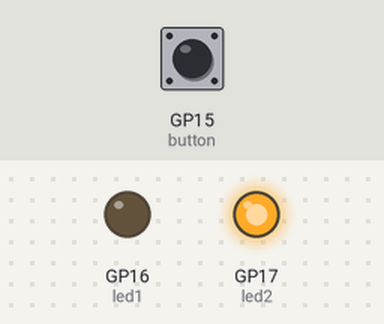
A program run on a simulated Raspberry Pi Pico running MicroPython. Shown: output pins drawn as LEDs (lit = HIGH). The test bench sets the inputs (shaded band); at power-on: GP15 (button) LOW.

Above: at 1.2 s.
1.3 s: GP15 (button) pulled HIGH for 3.2 s
At 5.5 s:
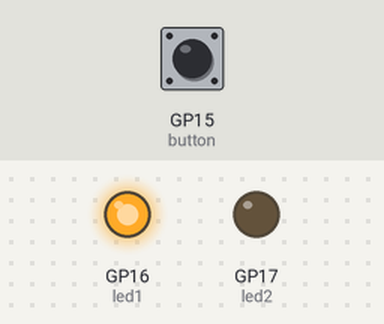
6.0 s: GP15 (button) pulled HIGH for 0.15 s
At 6.8 s:
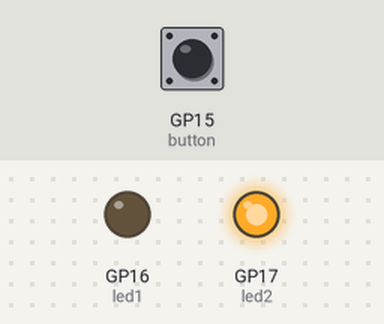
Timing chart, 0 to 9.0 s (numbered marks = the images above; inputs shaded):
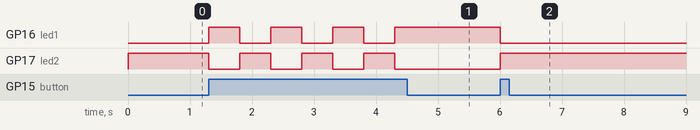

The program:

lab3.py
```python
# Author: J.E. Tannenbaum
# Initial Release: 01/13/2022
# Alternating blinking leds
from machine import Pin
from time import sleep

# Define the pin for each led
led1 = Pin(16, Pin.OUT)
led2 = Pin(17, Pin.OUT)

# define the pin for the button
button = Pin(15, Pin.IN, Pin.PULL_DOWN)

# make sure one is off and one is on
led1.low()
led2.high()

# Toggle when the button is pressed
while True:

    # Was the button pressed?
    if button.value():
        led1.toggle()
        led2.toggle()

        # This is delay to give time to get finger off the button.
        sleep(0.5)
```

Measured:
- after the input at 1.3 s, GP16 (led1): alternates HIGH for 0.50 s and LOW for 0.50 s, 7 changes in all, then stays HIGH, starting at once; GP17 (led2): alternates HIGH for 0.50 s and LOW for 0.50 s, 7 changes in all, then stays LOW, starting at once
- after the input at 6.0 s, GP16 (led1): HIGH → LOW at once; GP17 (led2): LOW → HIGH at once
